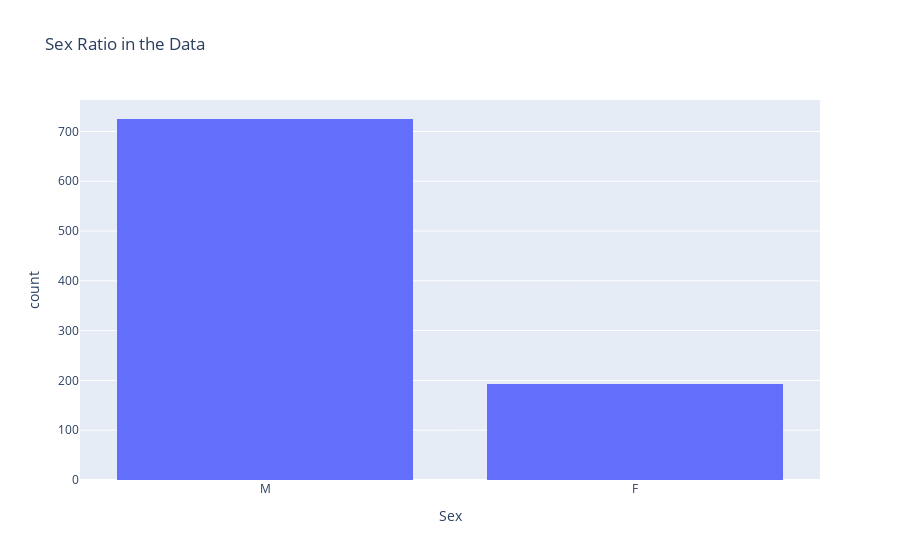

The notebook cell this image was saved under:
### Code cell
fig=px.histogram(df,
                 x="Sex",
                 hover_data=df.columns,
                 title="Sex Ratio in the Data")
fig.show()

### Figure 1 — Plotly figure (JSON) as saved in the notebook; plotly's stock layout.template omitted (floating-point values rounded to 4 significant figures; data arrays with more than 128 entries replaced by an {"elided": "..."} marker saying what was removed)
{"data": [{"alignmentgroup": "True", "bingroup": "x", "hovertemplate": "Sex=%{x}<br>count=%{y}<extra></extra>", "legendgroup": "", "marker": {"color": "#636efa", "pattern": {"shape": ""}}, "name": "", "offsetgroup": "", "orientation": "v", "showlegend": false, "type": "histogram", "x": {"elided": "918 str values"}, "xaxis": "x", "yaxis": "y"}], "layout": {"autosize": true, "barmode": "relative", "legend": {"tracegroupgap": 0}, "title": {"text": "Sex Ratio in the Data"}, "xaxis": {"anchor": "y", "autorange": true, "domain": [0, 1], "range": [-0.5, 1.5], "title": {"text": "Sex"}, "type": "category"}, "yaxis": {"anchor": "x", "autorange": true, "domain": [0, 1], "range": [0, 763.2], "title": {"text": "count"}}}}
